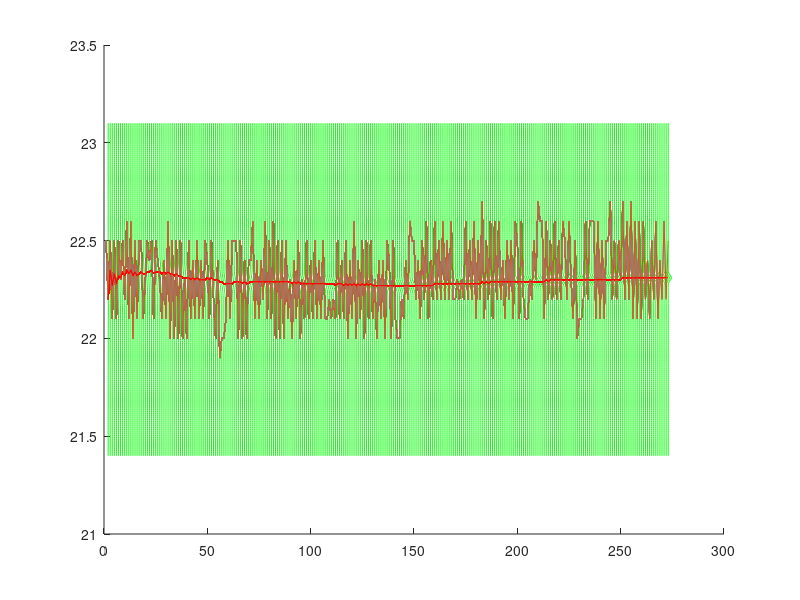
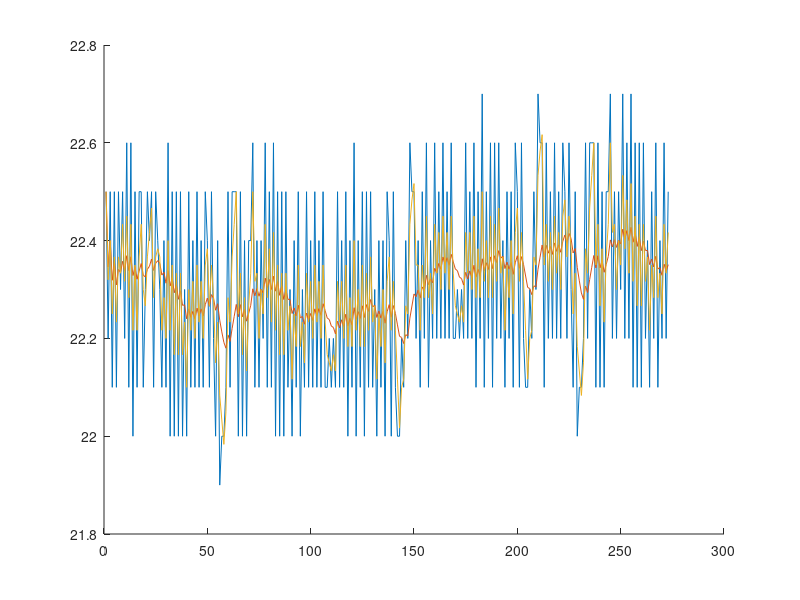
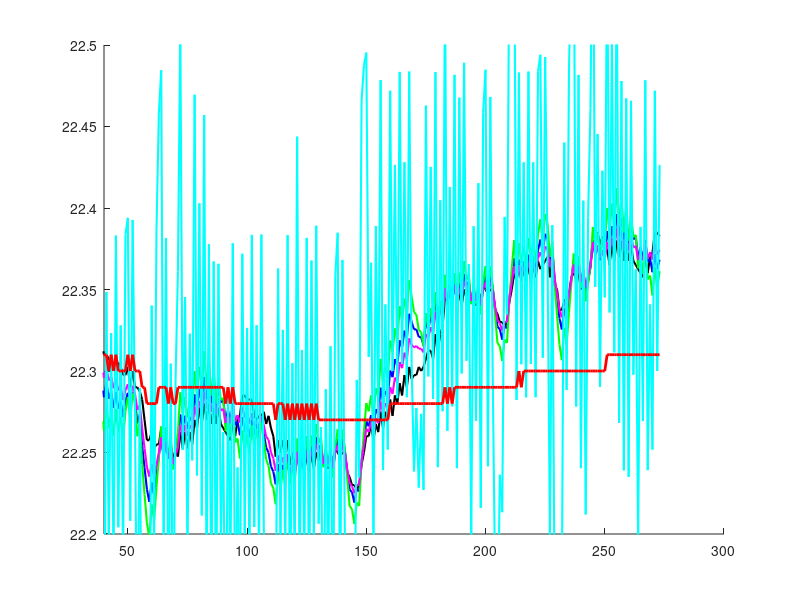

These figures' MATLAB source, in order:
clear;
clc;

figure(1); clf; hold on;
%figure(2); clf; hold on;
load T;
load pv21r -ASCII;
x =T(5450:5600);

%x=pv21r(1:400,2);
valve = pv21r(1:400,1);
Sx = [min(x)-0.5:0.01:max(x)+0.5];
%Sx = [21:0.01:23];
L = length(Sx);
Pr = ones(L);
Po=ones(L,L);
mean(x)

Pr = Pr/sum(Pr);
sigma = 0.2;
epsilon = 0.1;
% x(110:140)+epsilon
x = [x; x(90:150)+epsilon; x(40:100)+epsilon;];
x_peak=zeros(1,2);
Sx_mean = min(x);
for (i = 2:length(x)) %(min(x)-max(x))/pv101r(i,1)

  m=0*Pr;
  for (j = 1:length(Pr))
    me = Sx(j);
    m(j) = normpdf(x(i),me,sigma);
    m(j) = m(j) * Pr(j);
  end;
 
  Po = m/(sum(m));
    Pr=Po;
%   if ((valve(i) -  valve(i-1)) ~= 0)
%     Sx_mean = Sx_mean - 0.06*(valve(i) -  valve(i-1))
% 	Pr = normpdf(Sx, Sx_mean ,2);
%     %figure(3); clf; 
%     %plot(Sx,Pr);
%    % pause;
%   else
% 	Pr=Po;
%   end;
  figure(1);
  plot(1:i,x(1:i));
  %plot(1:i,valve(1:i), 'color','black');
  plot(5*(Po)+i, Sx,'color','green');
  peak = find(Po == max(Po));
  x_peak = [x_peak; [i, Sx(peak)]] ;
  plot(x_peak(2:end,1),x_peak(2:end,2), 'color','red'); %'LineWidth',4,
Sx(peak)
end;
hold off;
figure(2); clf; hold on;
movavg(x,3,20,1);
[Short,Long] = movavg(x,3,40,0);
[Short1,Long1] = movavg(x,3,40,1);
[Short2,Long2] = movavg(x,3,40,2);
[Short3,Long3] = movavg(x,3,40,0.5);
[Short4,Long4] = movavg(x,3,40,'e');
hold off;
hold off;
figure(3); clf; hold on;
    axis([40 2*150 22.2 22.5 ])
    plot(Long,'LineWidth',1.5,'color','black');
    plot(Long1,'LineWidth',1.5,'color','blue');
    plot(Long2,'LineWidth',1.5,'color','green');
    plot(Long3,'LineWidth',1.5,'color','magenta');
    plot(Long4,'LineWidth',1.5,'color','cyan');
    plot(x_peak(2:end,1),x_peak(2:end,2), 'LineWidth',2, 'color','red');
hold off;

% figure(4); clf; hold on;
% axis([20 150 0 0.1 ])
%     plot(abs(x_peak(1:end,2)-Long), 'color','red');
% hold off;